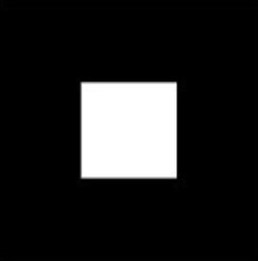
#> input picture Medical Imaging [HUB4045F]/Assignment1/square.jpg, 258 x 261 px
$ jupyter execute 'HUB4045F - RonakMehta - MHTRON001.ipynb'   (older library calls are emulated)
#> lines starting #> are read from the running program, lines starting #| are printed output that depends on the picture
<h1> HUB4045F Assignment 1: 20% of final mark </h1>

### Question 1: [5 marks]

<center>  </center>

Provide a brief description using mathematical notation of what is ocurring in this GIF.

### Solution to Question 1:

Consider the function ${f}$ , whose domain is the plane, the Radon transform of ${f}$  is defined, for each pair of real numbers ${(t, \theta)}$, by
\begin{align}
\mathcal{R} f(t,\theta ) & := \int_{l_{t,\theta}}^{} f ds \\
& = \int_{s=-\infty}^{\infty} f(t \cos(\theta) - s\sin(\theta),t \sin(\theta) + s\cos(\theta)) ds.
\end{align}

Note that both ${f}$ and ${\mathcal{R} f}$ are functions.

${f}$ is a function of the Cartesian coordinates ${x}$  and  ${y}$ while ${\mathcal{R} f}$ is a function of the polar coordinates ${t}$  and ${\theta}$.

For each choice of ${f}$, ${t}$, and ${\theta}$, ${\mathcal{R} f(t,\theta)}$ is a number.

In the integral on the right, the variable of integration is ${s}$ , while the values of ${t}$  and ${\theta}$ are preselected and  so should be treated as constants when evaluating the integral.

We can visualize the Radon transform of a given function by treating ${t}$  and ${\theta}$ as _rectangular coordinates._ We  can also restrict our natural domain of ${\mathcal{R} f(t,\theta)}$ such that it is the set of absolutely integrable functions.

${\int_{s=-\infty}^{\infty}\mid (f(t \cos(\theta) - s\sin(\theta),t \sin(\theta) + s\cos(\theta))\mid ds}$

This is exactly what is happening in the gif given where the image to the left is a sample through which X-rays are being passed at various angles (from 0 to 180 degrees) and the values of Radon transform being depicted according to their brightness on a continuum of grey values on the right (where usually the value 0 represents the color black, 0:5 represents a neutral grey, and the value 1 represents a white). I.e. a __sinogram__ which depicts all of the data generated by the X-ray emission/detection machine for this given gif slice of the brain sample.

### _Question 2 [15 marks]_

#### _Consider a ${3}$ x ${3}$ grid in which each of the nine squares is shaded either black or white_.
Find all possible grids for which  which Rows 1 and 2 each have two white squares and Row 3 has one white square; Columns 1 and 3 each have one white square and Column 2 has three white squares.

__NB You can DISPLAY your answer in code by modifying the code snippets from lecture 2 - CT mathematical models__.

[cell 1]
# SOLUTION TO QUESTION 2

import numpy as np
import matplotlib.pyplot as plt
fig, axs = plt.subplots(1, 3, squeeze=False, figsize=(12, 2))

# Counter for number of grids which fit constraints
counterA = 0;

# Assign values to grid and test
for gridNum in range (0, 512):

# Create grid
    row1Whites = row2Whites = row3Whites = col1Whites = col2Whites = col3Whites = 0;
    curGrid = [[0, 0, 0], [0, 0, 0], [0, 0, 0]];
    temp = gridNum;
    if ((temp - 256) >= 0 ):
        curGrid[0][0] = 1;
        temp -= 256;
    if ((temp - 128) >= 0 ):
        curGrid[0][1] = 1;
        temp -= 128;
    if ((temp - 64) >= 0 ):
        curGrid[0][2] = 1;
        temp -= 64;
    if ((temp - 32) >= 0 ):
        curGrid[1][0] = 1;
        temp -= 32;
    if ((temp - 16) >= 0 ):
        curGrid[1][1] = 1;
        temp -= 16;
    if ((temp - 8) >= 0 ):
        curGrid[1][2] = 1;
        temp -= 8;
    if ((temp - 4) >= 0 ):
        curGrid[2][0] = 1;
        temp -= 4;
    if ((temp - 2) >= 0 ):
        curGrid[2][1] = 1;
        temp -= 2;
    if ((temp - 1) >= 0 ):
        curGrid[2][2] = 1

# Test Constraints
    for col in range (0, 3):
        if (curGrid[0][col] == 1):
            row1Whites += 1;
        if (curGrid[1][col] == 1):
            row2Whites += 1;
        if (curGrid[2][col] == 1):
            row3Whites += 1;
    for row in range (0, 3):
        if (curGrid[row][0] == 1):
            col1Whites += 1;
        if (curGrid[row][1] == 1):
            col2Whites += 1;
        if (curGrid[row][2] == 1):
            col3Whites += 1;
    if (row1Whites == 2 and row2Whites == 2 and row3Whites == 1 and col1Whites == 1 and col2Whites == 3 and col3Whites == 1):

# Count and display each grid which satisfies constraints
        counterA += 1;
        print(curGrid);
        image = np.array(curGrid);
        axs[0,(counterA-1)].imshow(image, cmap=plt.cm.Greys_r)
        axs[0,(counterA-1)].set_yticklabels([])
        axs[0,(counterA-1)].set_xticklabels([])

print ("Possible configurations, as shown above are %(num)d" % {"num": counterA});
print("Note that 0 means a black square while 1 means a white square");
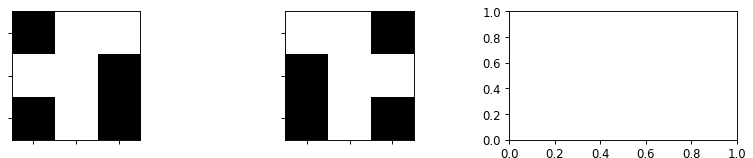
#> figure drawn by matplotlib, 2 panels

### _Question 3 [15 marks]_

Find values of ${t}$ and ${\theta}$  for which the line ${l_{t,{\theta}}}$ is the same as the line with equation ${\sqrt{3}x+y=4}$.

__(You can show step by step in the notebook or you can just read in an image of the step by step process).__

### Solution to Question 3:

A line ${\boldsymbol l}$ in the plane  is a set of points that satisfies an equation of the form
 <center> ${ax + by =c}$, where ${a^2 + b^2 \neq 0}$ </center>

However knowing ${a^2 + b^2 \neq 0}$ we can rewrite the standard equation of a line ${\boldsymbol l}$ as
${\frac{a}{\sqrt{a^2+b^2}}x + \frac{b}{\sqrt{a^2+b^2}}y = \frac{c}{\sqrt{a^2+b^2}}}$

Letting ${t=(\frac{c}{\sqrt{a^2+b^2}})}$, we can rewrite ${\boldsymbol l}$ as: $
{xcos\theta + ysin\theta =t}$

Comparing the  equations give us that $
{cos\theta ={\frac{a}{\sqrt{a^2+b^2}}}}$
and ${sin\theta = {\frac{b}{\sqrt{a^2+b^2}}}}$

And since ${tan\theta = {\frac{sin\theta}{cos\theta}}}$, we get ${tan\theta = {\frac{b}{a}}}$

Then given the line with equation ${\sqrt{3}x+y=4}$,

We can see that a=${\sqrt{3}}$, b=1 and c=4

Substituting the values in the above equations for tan and t yields ${tan\theta ={\frac{1}{\sqrt{3}}}}$
and
${t=\frac{4}{\sqrt{{\sqrt{3}}^2+1^2}} = \frac{4}{\sqrt{3+1}} = \frac{4}{2} = 2}$

${\theta}$ is found to be 30&deg; or ${\frac{\pi}{6}}$

Hence, we can conclude by saying ${l_{2,\frac{\pi}{6}}}$ is the same as the line with equation ${\sqrt{3}x+y=4}$

### Question 4: [20 marks]

#### Consider the function:

#### <center>${f(x,y) := \begin{cases}
      1 & if \mid x \mid \leq 1 \textrm{and} \mid y\mid  \leq 1,\\
      0 & otherwise.
   \end{cases}}$ </center>

#### (That is, ${f}$ has the value ${1}$ inside the square where ${-1 \leq x \leq 1}$ and ${-1 \leq y \leq 1}$, and the value ${0}$ outside this square.)

a) Plot the graph of the function ${\mathcal{R} f(t, 0)}$, the Radon transform of ${f}$ corresponding to the angle ${\theta = 0}$. Then find a formula for ${\mathcal{R} f(t, 0)}$ as a function of ${f}$.

b) Plot  the graph of the function ${\mathcal{R} f(t, \pi/4)}$, the Radon transform of ${f}$ corresponding to the angle ${ \theta = \pi/4}$. Then find a formula for ${\mathcal{R} f(t, \pi/4)}$ as a function of t.

c) For ${\theta}$ with ${0 \leq \theta \leq \pi/4}$, find relationships, if any, between ${\mathcal{R} f(t, \theta)}$, ${\mathcal{R} f(t, \pi/2-\theta)}$, ${\mathcal{R} f(t,\theta+\pi/2)}$ and ${\mathcal{R} f(t,\pi-\theta)}$.

[cell 2]
#SOLUTION TO QUESTION 4a

import matplotlib.pyplot as plt

from skimage.io import imread
from skimage import data_dir
from skimage.transform import radon, iradon
from scipy.ndimage import zoom

image = imread("./square.jpg", as_grey=True)
#> image is the input picture: shape (261, 258) float64; min 0, max 1, mean 0.136
image = zoom(image, 0.4)
#> image: shape (104, 103) float64

plt.figure(figsize=(8, 8.5))

plt.subplot(221)
plt.title("Original");
plt.imshow(image, cmap=plt.cm.Greys_r)

plt.subplot(222)
projections = radon(image, theta=[0], circle = True)
#> projections = 103 values, max 37.85 at index 35, min -0.00181 at index 28, mean 13.95
plt.plot(projections);
plt.title("Projection at\n0 degrees")
plt.xlabel("Projection axis");
plt.ylabel("Intensity");

plt.show();
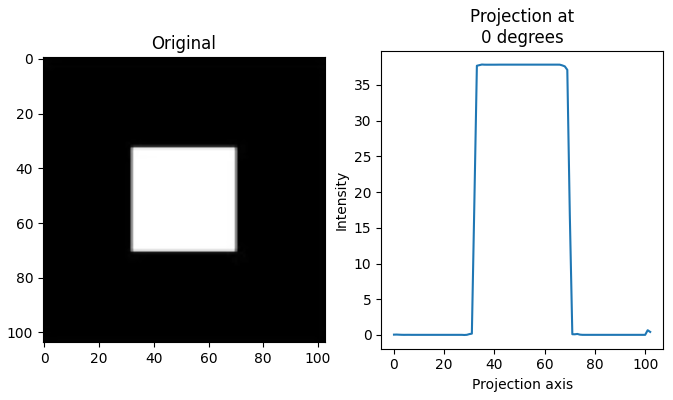
#> figure drawn by matplotlib, 2 panels; panel 2: curve peaks at x = 35, y = 37.85

Notice that the 2x2 square defined by the function is scaled to a 40x40 pixel image. Hence, all measurement values are scaled by a factor of 20.

Now, since the angle for this case is 0 degrees, rays are passed from bottom of the square to the top.

We know that for a given function ${f}$ , whose domain is the plane, the Radon transform of ${f}$  is defined, for each pair of real numbers ${(t, \theta)}$, by
\begin{align}
\mathcal{R} f(t,\theta ) & := \int_{l_{t,\theta}}^{} f ds \\
& = \int_{s=-\infty}^{\infty} f(t \cos(\theta) - s\sin(\theta),t \sin(\theta) + s\cos(\theta)) ds.
\end{align}

Hence, substituting ${\theta = 0}$ and seeing that max s is only defined from 30 to 70 (i.e bottom left corner to bottom right corner), we get
\begin{align}
\mathcal{R} f(t,\theta ) & := \int_{-\infty}^{\infty} f(t,s) ds
\end{align}

Hence, this value is simply 70-30=40 for the range where the square is defined and 0 elsewhere as seen in the transform.

[cell 3]
#SOLUTION TO QUESTION 4b

plt.figure(figsize=(8, 8.5))

plt.subplot(221)
plt.title("Original");
plt.imshow(image, cmap=plt.cm.Greys_r)

plt.subplot(222)
projections = radon(image, theta=[45], circle = True)
#> projections = 103 values, max 52.47 at index 51, min 0.0163 at index 18, mean 13.93
plt.plot(projections);
plt.title("Projection at 45 degrees")
plt.xlabel("Projection axis");
plt.ylabel("Intensity");

plt.show();
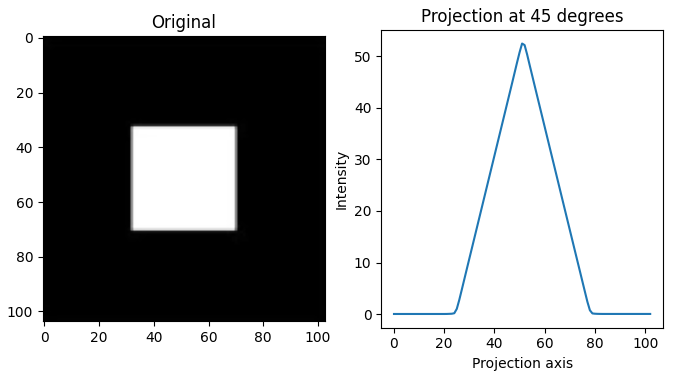
#> figure drawn by matplotlib, 2 panels; panel 2: curve peaks at x = 51, y = 52.47

Notice that the 2x2 square defined by the function is scaled to a 40x40 pixel image. Hence, all measurement values are scaled by a factor of 20.

Now, since the angle for this case is 45&deg;, rays are passed at an angle of 45&deg; from bottom of the square.

Again, We know that for a given function ${f}$ , whose domain is the plane, the Radon transform of ${f}$  is defined, for each pair of real numbers ${(t, \theta)}$, by
\begin{align}
\mathcal{R} f(t,\theta ) & := \int_{l_{t,\theta}}^{} f ds \\
& = \int_{s=-\infty}^{\infty} f(t \cos(\theta) - s\sin(\theta),t \sin(\theta) + s\cos(\theta)) ds.
\end{align}

Hence, we substitute ${\theta = 45}$&deg;

Notice now that max s will be defined from the top left corner of the white square to the bottom right corner of the white square. Since the white square is 40x40 and black square is 100x100, the max length of s for the white square = 56.57 (pythagoras theorem), which will be the max intensity. Also, the distance from the top left corner of black square to top left corner of white square is approximately 21, which is the value at which radon transform will start being non zero and continue till a distance of 77.57 (21+56.57) after which it will drop to zero again (as seen above).

This can be defined as
\begin{align}
\mathcal{R} f(t,\theta ) & := \int_{-\infty}^{\infty} f(t \cos45 - s\sin45,t \sin45 + s\cos45) ds.
\end{align}

which is approximately:
\begin{align}
\mathcal{R} f(t,\theta ) & := \int_{-\infty}^{\infty} f(0.707t - 0.707s,0.707t + 0.707s) ds.
\end{align}

[cell 4]
#SOLUTION TO QUESTION 4c

from __future__ import print_function, division

import numpy as np
import matplotlib.pyplot as plt

from skimage.io import imread
from skimage import data_dir
from skimage.transform import radon, rescale

image = imread("./square.jpg", as_grey=True)
image = rescale(image, scale=0.4, mode='reflect')

plt.figure(figsize=(8, 8.5))

theta = np.linspace(0., 45., max(image.shape), endpoint=False)
#> theta = 104 values from 0 to 44.57

sinogram = radon(image, theta=theta)
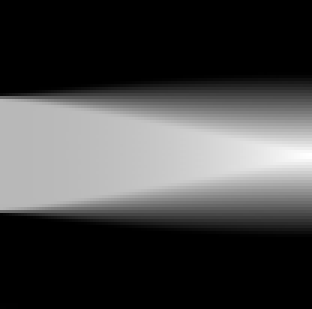
#> sinogram: shape (103, 104) float64 (shown 3 times larger); min 0.00573, max 52.69, mean 14.1; drawn with min black and max white
plt.subplot(221)
plt.title("Radon transform1\n(Sinogram)");
plt.xlabel("Projection angle");
plt.ylabel("Intensity");
plt.imshow(sinogram, cmap=plt.cm.Greys_r, extent=(0, 45, 0, sinogram.shape[0]), aspect='auto')

sinogram2 = radon(image, theta=(90 -theta))
plt.subplot(222)
plt.title("Radon transform2\n(Sinogram)");
plt.xlabel("Projection angle");
plt.ylabel("Intensity");
plt.imshow(sinogram2, cmap=plt.cm.Greys_r, extent=(90, 45, 0, sinogram2.shape[0]), aspect='auto')

sinogram3 = radon(image, theta=theta+90)
plt.subplot(223)
plt.title("Radon transform3\n(Sinogram)");
plt.xlabel("Projection angle");
plt.ylabel("Intensity");
plt.imshow(sinogram3, cmap=plt.cm.Greys_r, extent=(90, 135, 0, sinogram3.shape[0]), aspect='auto')

sinogram4 = radon(image, theta=(180 -theta))
plt.subplot(224)
plt.title("Radon transform4\n(Sinogram)");
plt.xlabel("Projection angle");
plt.ylabel("Intensity");
plt.imshow(sinogram4, cmap=plt.cm.Greys_r, extent=(180, 135, 0, sinogram4.shape[0]), aspect='auto')

plt.subplots_adjust(hspace=0.4, wspace=0.5)
plt.show()
